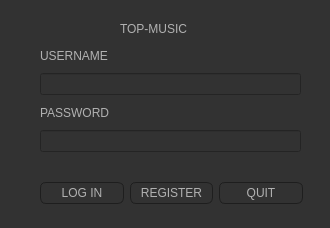
<?xml version="1.0" encoding="UTF-8"?>
<ui version="4.0">
 <class>login</class>
 <widget class="QDialog" name="login">
  <property name="geometry">
   <rect>
    <x>0</x>
    <y>0</y>
    <width>330</width>
    <height>228</height>
   </rect>
  </property>
  <property name="windowTitle">
   <string>TOP-MUSIC</string>
  </property>
  <property name="styleSheet">
   <string notr="true">QPushButton
{
    color: #b1b1b1;
    background-color: QLinearGradient( x1: 0, y1: 0, x2: 0, y2: 1, stop: 0 #565656, stop: 0.1 #525252, stop: 0.5 #4e4e4e, stop: 0.9 #4a4a4a, stop: 1 #464646);
    border-width: 1px;
    border-color: #1e1e1e;
    border-style: solid;
    border-radius: 6;
    padding: 3px;
    font-size: 12px;
    padding-left: 5px;
    padding-right: 5px;
}
 
QPushButton:pressed
{
    background-color: QLinearGradient( x1: 0, y1: 0, x2: 0, y2: 1, stop: 0 #2d2d2d, stop: 0.1 #2b2b2b, stop: 0.5 #292929, stop: 0.9 #282828, stop: 1 #252525);
}

QWidget
{
    color: #b1b1b1;
    background-color: #323232;
}

QLabel
{
rgb(238, 238, 236)
}




</string>
  </property>
  <widget class="QLabel" name="label">
   <property name="geometry">
    <rect>
     <x>120</x>
     <y>20</y>
     <width>81</width>
     <height>17</height>
    </rect>
   </property>
   <property name="text">
    <string>TOP-MUSIC</string>
   </property>
  </widget>
  <widget class="QWidget" name="layoutWidget">
   <property name="geometry">
    <rect>
     <x>40</x>
     <y>180</y>
     <width>263</width>
     <height>27</height>
    </rect>
   </property>
   <layout class="QHBoxLayout" name="horizontalLayout">
    <item>
     <widget class="QPushButton" name="loginButton">
      <property name="text">
       <string>LOG IN</string>
      </property>
     </widget>
    </item>
    <item>
     <widget class="QPushButton" name="registerButton">
      <property name="text">
       <string>REGISTER</string>
      </property>
     </widget>
    </item>
    <item>
     <widget class="QPushButton" name="pushButton_clear">
      <property name="text">
       <string>QUIT</string>
      </property>
     </widget>
    </item>
   </layout>
  </widget>
  <widget class="QWidget" name="">
   <property name="geometry">
    <rect>
     <x>40</x>
     <y>44</y>
     <width>261</width>
     <height>108</height>
    </rect>
   </property>
   <layout class="QVBoxLayout" name="verticalLayout_3">
    <item>
     <layout class="QVBoxLayout" name="verticalLayout">
      <item>
       <widget class="QLabel" name="label_2">
        <property name="text">
         <string>USERNAME</string>
        </property>
       </widget>
      </item>
      <item>
       <widget class="QLineEdit" name="lineEdit_username"/>
      </item>
     </layout>
    </item>
    <item>
     <layout class="QVBoxLayout" name="verticalLayout_2">
      <item>
       <widget class="QLabel" name="label_3">
        <property name="text">
         <string>PASSWORD</string>
        </property>
       </widget>
      </item>
      <item>
       <widget class="QLineEdit" name="lineEdit_password">
        <property name="echoMode">
         <enum>QLineEdit::Password</enum>
        </property>
       </widget>
      </item>
     </layout>
    </item>
   </layout>
  </widget>
 </widget>
 <resources/>
 <connections/>
</ui>
